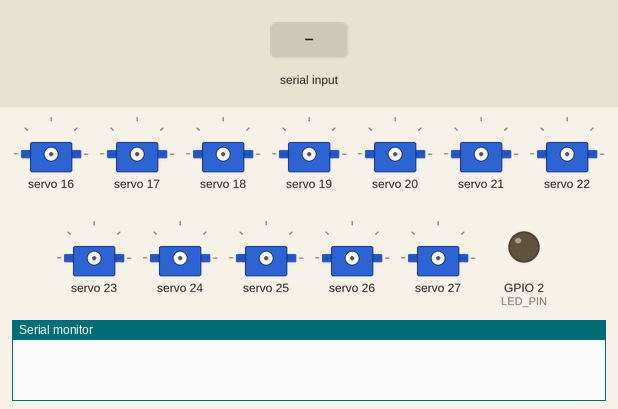
Recording of a sketch running on a simulated ESP8266 (NodeMCU). On the bench: 12 × servo, output pins drawn as LEDs (lit = HIGH), the last lines printed to the serial monitor. The inputs (shaded band) are chosen by the test bench. Random numbers use the default seed unless the sketch sets one.

Above: at 1.2 s.
1.3 s: "C:PRESSED\n" received over Serial
At 3.9 s:
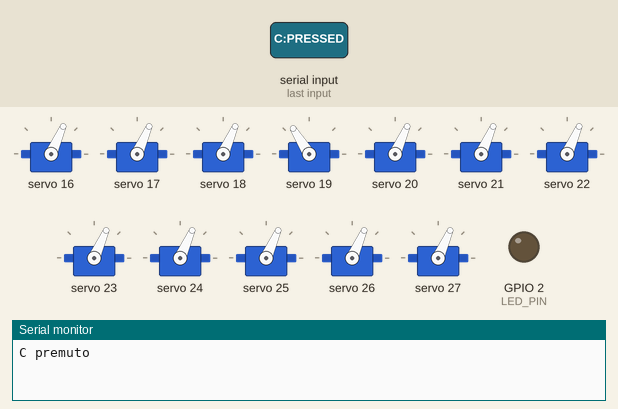
4.3 s: "Z:PRESSED\n" received over Serial
At 5.65 s:
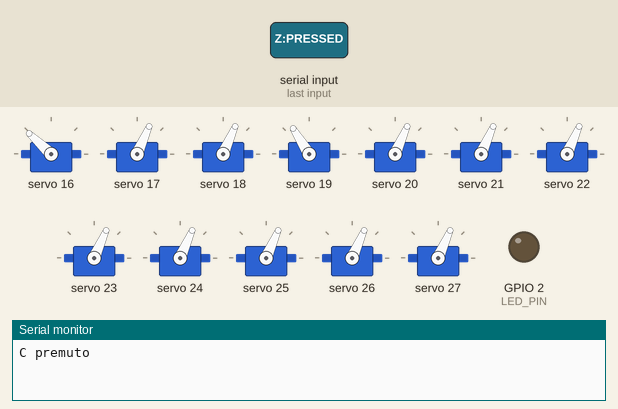
Timing chart, 0 to 9.0 s (numbered marks = the images above; inputs shaded):
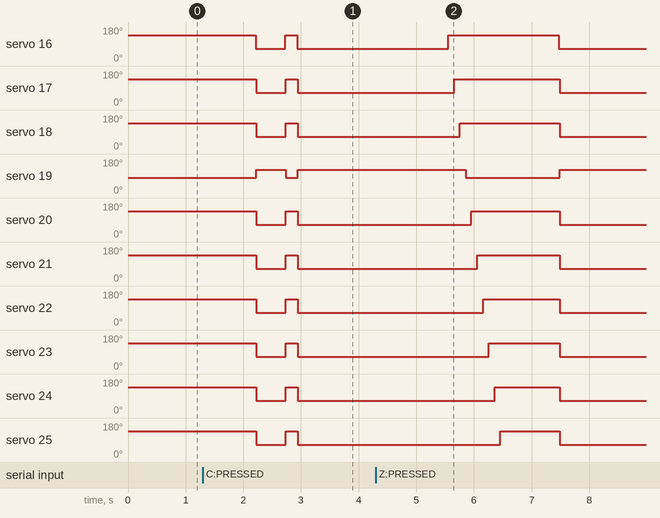

Measured:
- after the input at 1.3 s, servo 16: 137° → 66° after 0.92 s, → 137° 0.51 s later, → 66° 0.21 s later; servo 17, servo 18, servo 20–27: 137° → 66° after 0.93 s, → 137° 0.51 s later, → 66° 0.21 s later; servo 19: 80° → 122° after 0.93 s, → 80° 0.51 s later, → 122° 0.21 s later

The sketch:

esp.ino
```cpp
#include <Wire.h>
#include <Adafruit_PWMServoDriver.h>  // Libreria per PCA9685

#define BAUDRATE 9600
#define LED_PIN 2  // LED collegato al pin 2 dell'ESP

Adafruit_PWMServoDriver pwm = Adafruit_PWMServoDriver(0x41);

const int servoChannels[16] = {0, 1, 2, 3, 4, 5, 6, 7, 8, 9, 10, 11, 12, 13, 14, 15};
const int openPulse = 250;  // PWM per palpebra aperta
const int closePulse = 400; // PWM per palpebra chiusa

bool cycleActive = false;
unsigned long cycleStartTime = 0;  // Tempo di inizio del ciclo
bool I2CErrorOccurred = false;
int i2cReconnectAttempts = 0;

void setup() {
    Wire.begin(4, 5);  // SDA = 4, SCL = 5
    Serial.begin(BAUDRATE);
    Wire.setClock(100000);  // Velocità I2C

    pinMode(LED_PIN, OUTPUT);
    digitalWrite(LED_PIN, LOW);

    pwm.begin();
    pwm.setPWMFreq(50);  // Frequenza per i servo

    ESP.wdtDisable();
    ESP.wdtEnable(1000);  // Watchdog con timeout di 1 secondo
}

void loop() {
    checkSerialCommands();
    if (cycleActive) {
        if (millis() - cycleStartTime > 60000) {  // Disattiva dopo 60 secondi
            cycleActive = false;
            resetServos();
            Serial.println("Ciclo terminato dopo 60 secondi");
        } else {
            controlLids();
        }
    }
    checkI2C();
    ESP.wdtFeed();  // Reset del watchdog
    delay(100);
}

void checkSerialCommands() {
    static String receivedData = "";

    while (Serial.available()) {
        char incomingChar = Serial.read();

        if (incomingChar == '\n') {
            receivedData.trim();
            parseSerialCommand(receivedData);
            receivedData = "";
        } else {
            receivedData += incomingChar;
        }
    }
}

void parseSerialCommand(const String &command) {
    if (command == "C:PRESSED") {
        Serial.println("C premuto");
        cycleActive = true;
        cycleStartTime = millis();  // Registra il tempo di inizio
    } else if (command == "Z:PRESSED") {
        Serial.println("Z premuto");
        cycleActive = false;
        closeAndOpenLids();
    }
}

void closeAndOpenLids() {
    for (int i = 0; i < 16; i++) {
        pwm.setPWM(servoChannels[i], 0, (i == 3) ? 280 : closePulse);
    }
    delay(200);
    for (int i = 0; i < 16; i++) {
        pwm.setPWM(servoChannels[i], 0, (i == 3) ? 370 : openPulse);
    }
}

void resetServos() {
    for (int i = 0; i < 16; i++) {
        pwm.setPWM(servoChannels[i], 0, (i == 3) ? 370 : openPulse);
    }
}

void checkI2C() {
    Wire.beginTransmission(0x41);
    if (Wire.endTransmission() != 0) {
        digitalWrite(LED_PIN, LOW);
        if (!I2CErrorOccurred) {
            I2CErrorOccurred = true;
        }
        if (++i2cReconnectAttempts > 5) ESP.restart();
    } else {
        I2CErrorOccurred = false;
        i2cReconnectAttempts = 0;
    }
}

void controlLids() {
    static unsigned long lastBlinkTime = 0;
    static int consecutiveBlinks = 0;
    static unsigned long nextBlinkDelay = 2000;
    unsigned long currentTime = millis();

    if (currentTime - lastBlinkTime >= nextBlinkDelay) {
        for (int i = 0; i < 2; i++) {
            closeAndOpenLids();
            delay(500);
        }

        for (int channel = 0; channel < 16; channel++) {
            pwm.setPWM(channel, 0, (channel == 3) ? 370 : openPulse);
            delay(100);
        }
        delay(500);

        for (int channel = 0; channel < 16; channel++) {
            pwm.setPWM(channel, 0, (channel == 3) ? 280 : closePulse);
            delay(100);
        }

        lastBlinkTime = currentTime;

        if (consecutiveBlinks < 2 && random(0, 3) > 1) {
            consecutiveBlinks++;
            nextBlinkDelay = random(300, 700);
        } else {
            consecutiveBlinks = 0;
            nextBlinkDelay = random(2000, 5000);
        }
    }
}
```
